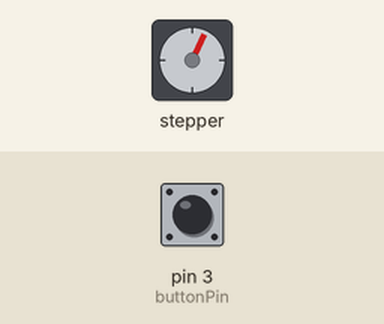
A sketch run on a simulated Arduino Uno, built with avr-gcc and run on an emulated ATmega328P. Shown: stepper motor. Inputs (shaded band) come from the test bench; at power-on: pin 3 (buttonPin) HIGH. Stepper angles assume 2038 steps per turn; what the sketch prints to the serial monitor is not drawn.

Above: at 1.2 s.
1.3 s: pin 3 (buttonPin) pulled LOW for 0.15 s
At 2.07 s:
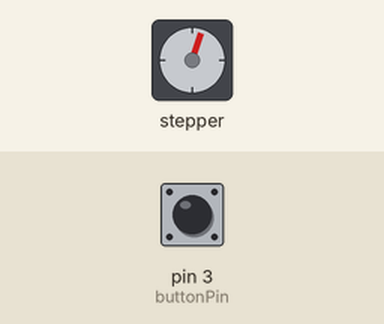
4.4 s: pin 3 (buttonPin) pulled LOW for 1 s
At 4.86 s:
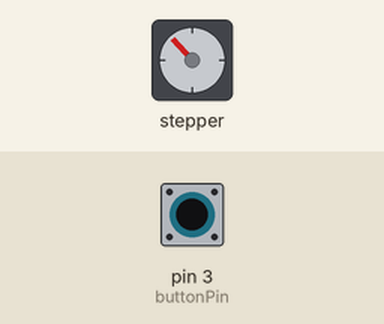
8.4 s: pin 3 (buttonPin) pulled LOW for 0.15 s
At 8.86 s:
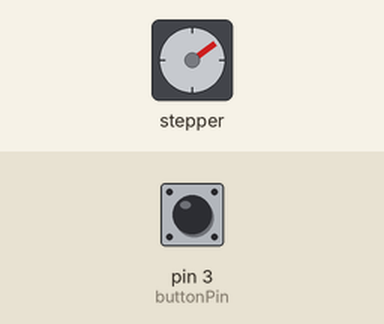
11.5 s: pin 3 (buttonPin) pulled LOW for 3.2 s
Timing chart, 0 to 24.7 s (numbered marks = the images above; inputs shaded):
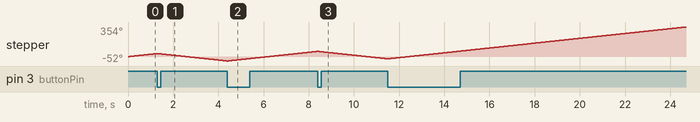

The sketch:

STEPPER_WITH_BUTTON.ino
```cpp
#include <Stepper.h>
#define buttonPin 3

int stepsPerRevolution = 2038;
int motorDir = 1;

int motorSpeed = 5;
int dt = 500;
int buttonValNew;
int buttonValOld = 1;

Stepper myStepper(stepsPerRevolution, 8, 9, 10, 11);
void setup() {
  // put your setup code here, to run once:
  pinMode(buttonPin, INPUT);
  digitalWrite(buttonPin, HIGH);
  Serial.begin(9600);
  myStepper.setSpeed(motorSpeed);

}

void loop() {
  // put your main code here, to run repeatedly

  buttonValNew = digitalRead(buttonPin);

  if (buttonValOld==1 && buttonValNew==0){
    motorDir = motorDir* (-1);
  }
  myStepper.step(motorDir*1);
  buttonValOld = buttonValNew;
  Serial.println(buttonValNew);

}
```
